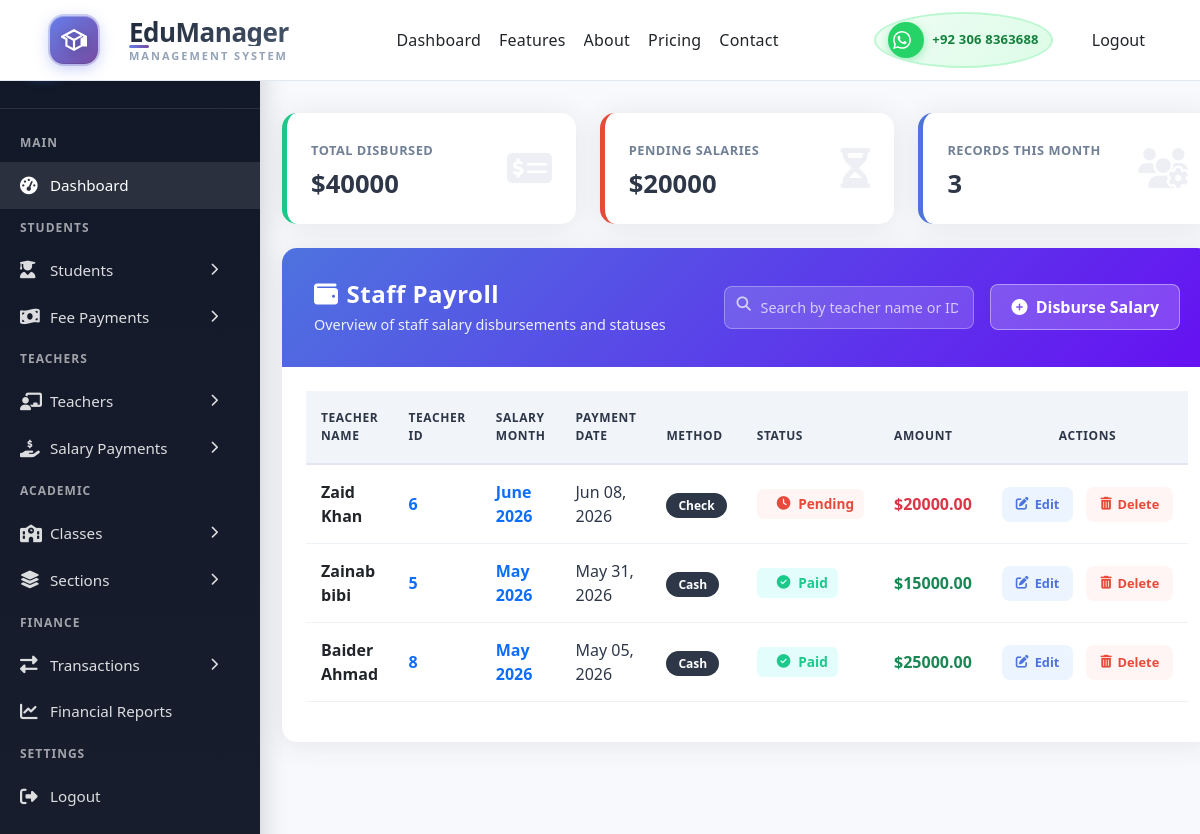
Page /salaries/ (signed in) on the committed database.
### base/models.py (models this page shows, shortened)
class Salary(models.Model):
    PAYMENT_METHODS = (
        ('cash', 'Cash'),
        ('bank', 'Bank Transfer'),
        ('check', 'Check'),
    )
    STATUS_CHOICES = (
        ('paid','Paid'),
        ('pending','Pending'),
        ('cancelled','Cancelled')
    )
    teacher = models.ForeignKey(
        Teacher,
        on_delete=models.CASCADE,
        related_name='salary_payments'
    )
    transaction = models.OneToOneField(
        Transaction,
        on_delete=models.CASCADE,
        related_name='salary_record',
        null=True,
        blank=True
    )
    amount = models.DecimalField(max_digits=10, decimal_places=2, validators=[MinValueValidator(0)])
    month_for = models.DateField(help_text="Salary for which month/year", db_index=True)
    payment_date = models.DateField(default=timezone.now, db_index=True)
    payment_method = models.CharField(max_length=20, choices=PAYMENT_METHODS, default='bank')
    status = models.CharField(max_length=20, choices=STATUS_CHOICES,default='pending')
    bank_reference  = models.CharField(max_length=100, blank=True)
    notes = models.TextField(blank=True)
    paid_by = models.ForeignKey(
        User,
        on_delete=models.SET_NULL,
        null=True,
        blank=True,
        related_name="salary_payments_recorded"
    )
    created_at = models.DateTimeField(auto_now_add=True)
    updated_at = models.DateTimeField(auto_now=True)
    class Meta:
        ordering = ['-payment_date','-month_for']
        constraints = [
            models.UniqueConstraint(
                fields=['teacher','month_for'], # Prevent duplicate salary records for the same teacher and month
                name='unique_teacher_salary_month'
            )
        ]
        verbose_name = 'Salary Payment'
        verbose_name_plural = 'Salary Payments'

class Teacher(models.Model):
    GENDER_CHOICES = (
        ('Male', 'Male'),
        ('Female', 'Female'),
        ('Other', 'Other'),
    )
    DESIGNATIONS = (
        ('Principal', 'Principal'),
        ('Vice Principal', 'Vice Principal'),
        ('HOD', 'Head of Department'),
        ('Senior Teacher', 'Senior Teacher'),
        ('Teacher', 'Teacher'),
        ('Assistant Teacher', 'Assistant Teacher'),
    )
    user = models.OneToOneField(
        User,
        on_delete=models.SET_NULL,
        null=True,
        blank=True,
        related_name='teacher_profile'
    )
    teacher_id = models.CharField(max_length=20, unique=True, db_index=True)
    first_name = models.CharField(max_length=100)
    last_name = models.CharField(max_length=100)
    gender = models.CharField(max_length=10, choices=GENDER_CHOICES)
    date_of_birth = models.DateField(null=True, blank=True)
    photo = models.ImageField(upload_to='teachers/', blank=True, null=True)
    qualification = models.CharField(max_length=200, blank=True)
    subject_specialization = models.CharField(max_length=200, blank=True)
    designation = models.CharField(max_length=50, choices=DESIGNATIONS, default='Teacher')
    date_of_joining = models.DateField()
    phone_number = models.CharField(max_length=15)
    email = models.EmailField(unique=True, blank=True, null=True)
    address = models.TextField(blank=True)
    emergency_contact = models.CharField(max_length=15, blank=True)
    monthly_salary = models.DecimalField(max_digits=10, decimal_places=2, default=Decimal('0.00'),validators=[MinValueValidator(0)])
    total_salary_paid = models.DecimalField(max_digits=10, decimal_places=2, default=Decimal('0.00'))
    salary_due = models.DecimalField(max_digits=10, decimal_places=2, default=Decimal('0.00'))
    bank_name = models.CharField(max_length=100, blank=True)
    account_number = models.CharField(max_length=50, blank=True)
    ifsc_code = models.CharField(max_length=20, blank=True)
    is_active = models.BooleanField(default=True)
    created_at = models.DateTimeField(auto_now_add=True)
    updated_at = models.DateTimeField(auto_now=True)
    class Meta:
        ordering = ['-updated_at']
        verbose_name = 'Teacher'
        verbose_name_plural = 'Teachers'
    @property
    def full_name(self):
        return f"{self.first_name} {self.last_name}"

### base/views.py (the view)
# urls.py: path('salaries/', views.salary_list, name='salary_list'),
@login_required(login_url='loginPage')
def salary_list(request):
    salaries = Salary.objects.all().order_by('-created_at')
    total_disbursed_data = Salary.objects.filter(
        status='paid'
    ).aggregate(total=Sum('amount'))
    total_disbursed = total_disbursed_data['total'] or Decimal('0.00')
    pending_salary_data = Salary.objects.filter(
        status='pending'
    ).aggregate(total=Sum('amount'))
    pending_salaries = pending_salary_data['total'] or Decimal('0.00')
    context = {
        "salaries": salaries,
        "total_disbursed": total_disbursed,
        "pending_salaries": pending_salaries,}
    return render(request, "salaries/all_salary.html", context)

### base/templates/salaries/all_salary.html (shortened to what this page needs)
{% extends 'main.html' %}
{% load static %}
{% block content %}
<div class="sal-dashboard-layout">
    <div class="sal-sidebar">
        {% include 'sidebar.html' %}
    </div>
    <main class="sal-main-content w-100">
        <div class="sal-summary-grid mb-4">
            <div class="sal-summary-card income sal-animate">
                <div class="card-info">
                    <span>Total Disbursed</span>
                    <h3>${{ total_disbursed|default:"0.00" }}</h3>
                </div>
                <div class="card-icon"><i class="fas fa-money-check-alt"></i></div>
            </div>
            <div class="sal-summary-card expense sal-animate" style="animation-delay: 0.1s;">
                <div class="card-info">
                    <span>Pending Salaries</span>
                    <h3>${{ pending_salaries|default:"0.00" }}</h3>
                </div>
                <div class="card-icon"><i class="fas fa-hourglass-half"></i></div>
            </div>
            <div class="sal-summary-card balance sal-animate" style="animation-delay: 0.2s;">
                <div class="card-info">
                    <span>Records This Month</span>
                    <h3>{{ salaries.count|default:"0" }}</h3>
                </div>
                <div class="card-icon"><i class="fas fa-users-cog"></i></div>
            </div>
        </div>
        <div class="sal-card sal-animate" style="animation-delay: 0.3s;">
            <div class="sal-header-box">
                <div class="sal-header-text">
                    <h1><i class="fas fa-wallet me-2"></i>Staff Payroll</h1>
                    <p>Overview of staff salary disbursements and statuses</p>
                </div>
                <div class="d-flex align-items-center gap-3">
                    <div class="sal-search-box">
                        <i class="fas fa-search search-icon"></i>
                        <input type="text" placeholder="Search by teacher name or ID..." id="tableSearch">
                    </div>
                    <a href="{% url 'salary_create' %}" class="sal-btn-add">
                        <i class="fas fa-plus-circle me-1"></i>
                        Disburse Salary
                    </a>
                </div>
            </div>
            <div class="p-4">
                <div class="table-responsive">
                    <table class="table align-middle" id="salaryTable">
                        <thead>
                            <tr>
                                <th>Teacher Name</th>
                                <th>Teacher ID</th>
                                <th>Salary Month</th>
                                <th>Payment Date</th>
                                <th>Method</th>
                                <th>Status</th>
                                <th>Amount</th>
                                <th class="text-center">Actions</th>
                            </tr>
                        </thead>
                        <tbody>
                            {% for salary in salaries %}
                            <tr>
                                <td class="teacher-name">
                                    <div class="fw-bold text-dark">
                                        {{ salary.teacher.full_name }}
                                    </div>
                                </td>
                                <td class="teacher-id">
                                    <span class="fw-bold text-primary">
                                        {{ salary.teacher.teacher_id }}
                                    </span>
                                </td>
                                <td class="fw-bold text-primary">
                                    {{ salary.month_for|date:"F Y" }}
                                </td>
                                <td>
                                    {{ salary.payment_date|date:"M d, Y" }}
                                </td>
                                <td>
                                    <span class="section-tag">
                                        {{ salary.get_payment_method_display }}
                                    </span>
                                </td>
                                <td>
                                    {% if salary.status == 'paid' %}
                                    <span class="status-badge status-paid">
                                        <i class="fas fa-check-circle me-1"></i>
                                        Paid
                                    </span>
                                    {% elif salary.status == 'pending' %}
                                    <span class="status-badge status-pending">
                                        <i class="fas fa-clock me-1"></i>
                                        Pending
                                    </span>
                                    {% elif salary.status == 'processing' %}
                                    <span class="status-badge status-processing">
                                        <i class="fas fa-spinner fa-spin me-1"></i>
                                        Processing
                                    </span>
                                    {% endif %}
                                </td>
                                <td
                                    class="fw-bold {% if salary.status == 'pending' %}text-danger{% else %}text-success{% endif %}">
                                    ${{ salary.amount }}
                                </td>
                                <td>
                                    <div class="d-flex justify-content-center gap-2">
                                        <a href="{% url 'salary_update' salary.pk %}" class="btn-action btn-edit">
                                            <i class="fas fa-edit"></i>
                                            Edit
                                        </a>
                                        <a href="{% url 'salary_delete' salary.pk %}" class="btn-action btn-delete">
                                            <i class="fas fa-trash-alt"></i>
                                            Delete
                                        </a>
                                    </div>
                                </td>
                            </tr>
                            {% empty %}
                            <tr>
                                <td colspan="8" class="text-center py-5 text-muted">
                                    No salary records found.
                                </td>
                            </tr>
                            {% endfor %}
                        </tbody>
                    </table>
                </div>
            </div>
        </div>
    </main>
</div>
{% endblock %}

### static/styles/style_0.css (style rules this page uses)
*, *::before, *::after { box-sizing: border-box; }
body { margin: 0; padding: 0; font-family: 'Segoe UI', Tahoma, Geneva, Verdana, sans-serif; background: #f8fafc; }
:root { --primary: #0f172a; --primary-light: #1e293b; --accent: #3b82f6; --accent-glow: #60a5fa; --whatsapp: #25d366; --whatsapp-dark: #128c7e; --text: #64748b; --text-dark: #0f172a; --bg: #ffffff; --border: #e2e8f0; --shadow: 0 4px 6px -1px rgba(0, 0, 0, 0.1); --shadow-lg: 0 10px 15px -3px rgba(0, 0, 0, 0.1); --radius: 8px; --radius-lg: 12px; }
html { scroll-behavior: smooth; scroll-padding-top: 100px; }

### static/styles/login.css (style rules this page uses)
:root { --color-primary: #3b82f6; --color-primary-hover: #2563eb; --color-primary-active: #1d4ed8; --color-secondary: #64748b; --color-success: #10b981; --color-error: #ef4444; --color-warning: #f59e0b; --color-info: #3b82f6; --color-white: #ffffff; --color-gray-50: #f8fafc; --color-gray-100: #f1f5f9; --color-gray-200: #e2e8f0; --color-gray-300: #cbd5e1; --color-gray-400: #94a3b8; --color-gray-500: #64748b; --color-gray-600: #475569; --color-gray-700: #334155; --color-gray-800: #1e293b; --color-gray-900: #0f172a; --font-sans: -apple-system, BlinkMacSystemFont, "Segoe UI", Roboto, "Helvetica Neue", Arial, sans-serif; --font-mono: ui-monospace, SFMono-Regular, "SF Mono", Menlo, Consolas, monospace; --space-1: 0.25rem; --space-2: 0.5rem; --space-3: 0.75rem; --space-4: 1rem; --space-5: 1.25rem; --space-6: 1.5rem; --space-8: 2rem; --space-10: 2.5rem; --radius-sm: 0.375rem; --radius-md: 0.5rem; --radius-lg: 0.75rem; --radius-xl: 1rem; --shadow-sm: 0 1px 2px 0 rgb(0 0 0 / 0.05); --shadow-md: 0 4px 6px -1px rgb(0 0 0 / 0.1), 0 2px 4px -2px rgb(0 0 0 / 0.1); --shadow-lg: 0 10px 15px -3px rgb(0 0 0 / 0.1), 0 4px 6px -4px rgb(0 0 0 / 0.1); --shadow-xl: 0 20px 25px -5px rgb(0 0 0 / 0.1), 0 8px 10px -6px rgb(0 0 0 / 0.1); --transition-fast: 150ms cubic-bezier(0.4, 0, 0.2, 1); --transition-base: 200ms cubic-bezier(0.4, 0, 0.2, 1); --transition-slow: 300ms cubic-bezier(0.4, 0, 0.2, 1); }

### static/styles/dashboard.css (style rules this page uses)
:root { --primary-50: #eff6ff; --primary-100: #dbeafe; --primary-200: #bfdbfe; --primary-500: #3b82f6; --primary-600: #2563eb; --primary-700: #1d4ed8; --primary-900: #1e3a8a; --success: #10b981; --success-light: #d1fae5; --warning: #f59e0b; --warning-light: #fef3c7; --danger: #ef4444; --danger-light: #fee2e2; --purple: #8b5cf6; --purple-light: #ede9fe; --gray-50: #f9fafb; --gray-100: #f3f4f6; --gray-200: #e5e7eb; --gray-300: #d1d5db; --gray-400: #9ca3af; --gray-500: #6b7280; --gray-600: #4b5563; --gray-700: #374151; --gray-800: #1f2937; --gray-900: #111827; --space-1: 0.25rem; --space-2: 0.5rem; --space-3: 0.75rem; --space-4: 1rem; --space-5: 1.25rem; --space-6: 1.5rem; --space-8: 2rem; --space-10: 2.5rem; --space-12: 3rem; --sidebar-width: 280px; --sidebar-collapsed: 80px; --header-height: 80px; --radius-sm: 0.375rem; --radius-md: 0.5rem; --radius-lg: 0.75rem; --radius-xl: 1rem; --radius-2xl: 1.5rem; --radius-full: 9999px; --shadow-sm: 0 1px 2px 0 rgb(0 0 0 / 0.05); --shadow-md: 0 4px 6px -1px rgb(0 0 0 / 0.1), 0 2px 4px -2px rgb(0 0 0 / 0.1); --shadow-lg: 0 10px 15px -3px rgb(0 0 0 / 0.1), 0 4px 6px -4px rgb(0 0 0 / 0.1); --shadow-xl: 0 20px 25px -5px rgb(0 0 0 / 0.1), 0 8px 10px -6px rgb(0 0 0 / 0.1); --shadow-glow: 0 0 20px rgba(59, 130, 246, 0.3); --transition-fast: 150ms cubic-bezier(0.4, 0, 0.2, 1); --transition-base: 200ms cubic-bezier(0.4, 0, 0.2, 1); --transition-slow: 300ms cubic-bezier(0.4, 0, 0.2, 1); --transition-spring: 500ms cubic-bezier(0.68, -0.55, 0.265, 1.55); }
* { margin: 0; padding: 0; box-sizing: border-box; }
html, body { margin: 0; padding: 0; width: 100%; max-width: 100%; overflow-x: hidden; height: 100vh; }
.search-icon { position: absolute; left: var(--space-3); width: 20px; height: 20px; color: var(--gray-400); transition: color var(--transition-fast); }
.table-responsive { overflow-x: auto; }
.status-badge { display: inline-flex; align-items: center; gap: var(--space-1); padding: var(--space-1) var(--space-3); border-radius: var(--radius-full); font-size: 0.75rem; font-weight: 600; }
.status-badge::before { content: ''; width: 6px; height: 6px; border-radius: 50%; }

### static/styles/teacher_form.css (style rules this page uses)
:root { --tf-primary: #4e73df; --tf-success: #1cc88a; --tf-bg-light: #f8f9fc; --tf-text-dark: #2e384d; --tf-border: #e3e6f0; --tf-shadow: 0 0.15rem 1.75rem 0 rgba(58, 59, 69, 0.1); }

### static/styles/section_form.css (style rules this page uses)
:root { --tf-primary: #4e73df; --tf-indigo: #6610f2; --tf-bg: #f8f9fc; --tf-white: #ffffff; --tf-text: #4e5e7a; --tf-border: #eaecf4; --tf-success: #1cc88a; }

### rows in the picture
Salary: teacher.full_name "Zaid Khan", teacher.teacher_id "6", month_for "June 2026", payment_date "Jun 08, 2026", payment_method "Check", status "pending" (drawn), amount "20000.00"
Salary: teacher.full_name "Zainab bibi", teacher.teacher_id "5", month_for "May 2026", payment_date "May 31, 2026", payment_method "Cash", status "paid" (drawn), amount "15000.00"
Salary: teacher.full_name "Baider Ahmad", teacher.teacher_id "8", month_for "May 2026", payment_date "May 05, 2026", payment_method "Cash", status "paid" (drawn), amount "25000.00"

### other values in the picture
{{ total_disbursed|default:"0.00" }} "40000"
{{ pending_salaries|default:"0.00" }} "20000"
{{ salaries.count|default:"0" }} "3"
